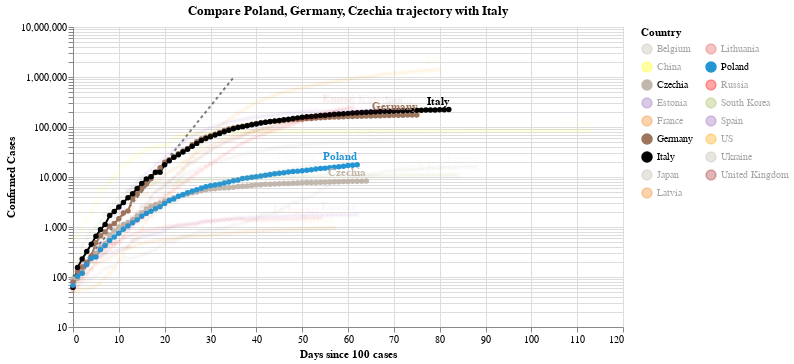

Notebook code for this chart:
### Code cell
#hide_input
chart2 = make_since_chart(dff2,['Poland', 'Germany', 'Czechia'], baseline_countries)
chart2

### Figure 1 — Vega-Lite specification as saved in the notebook (floating-point values rounded to 4 significant figures; data arrays with more than 128 entries replaced by an {"elided": "..."} marker saying what was removed)
{"config": {"view": {"continuousWidth": 400, "continuousHeight": 300}}, "layer": [{"data": {"name": "data-628230001892d6798b50651be41d1b3e"}, "mark": {"type": "line", "color": "black", "opacity": 0.5, "strokeDash": [3, 3]}, "encoding": {"x": {"type": "quantitative", "field": "Days since 100 cases"}, "y": {"type": "quantitative", "field": "Confirmed Cases"}}}, {"data": {"name": "data-dd6650a607da80a49feffa18e63bbbc5"}, "mark": {"type": "line", "point": true}, "encoding": {"color": {"type": "nominal", "field": "Country", "legend": {"columns": 2}, "scale": {"domain": ["Belgium", "China", "Czechia", "Estonia", "France", "Germany", "Italy", "Japan", "Latvia", "Lithuania", "Poland", "Russia", "South Korea", "Spain", "US", "Ukraine", "United Kingdom"], "range": ["#C1B7AD", "yellow", "#C1B7AD", "#9467bd", "#F58518", "#9D755D", "black", "#C1B7AD", "#F58518", "#E45756", "#2495D3", "red", "#A1BA59", "#9467bd", "orange", "#C1B7AD", "brown"]}}, "opacity": {"condition": {"value": 1, "selection": "selector007"}, "value": 0.05}, "tooltip": [{"type": "nominal", "field": "Country"}, {"type": "temporal", "field": "Date"}, {"type": "quantitative", "field": "Confirmed Cases"}, {"type": "quantitative", "field": "Days since 100 cases"}], "x": {"type": "quantitative", "field": "Days since 100 cases"}, "y": {"type": "quantitative", "field": "Confirmed Cases", "scale": {"type": "log"}}}, "selection": {"selector007": {"type": "multi", "fields": ["Country"], "bind": "legend", "init": [{"Country": "Poland"}, {"Country": "Germany"}, {"Country": "Czechia"}, {"Country": "Italy"}]}}, "width": 550}, {"data": {"name": "data-dd6650a607da80a49feffa18e63bbbc5"}, "mark": {"type": "text", "align": "right", "dy": -8, "fontWeight": "bold"}, "encoding": {"color": {"type": "nominal", "field": "Country", "legend": {"columns": 2}, "scale": {"domain": ["Belgium", "China", "Czechia", "Estonia", "France", "Germany", "Italy", "Japan", "Latvia", "Lithuania", "Poland", "Russia", "South Korea", "Spain", "US", "Ukraine", "United Kingdom"], "range": ["#C1B7AD", "yellow", "#C1B7AD", "#9467bd", "#F58518", "#9D755D", "black", "#C1B7AD", "#F58518", "#E45756", "#2495D3", "red", "#A1BA59", "#9467bd", "orange", "#C1B7AD", "brown"]}}, "opacity": {"condition": {"value": 1, "selection": "selector007"}, "value": 0.05}, "text": {"type": "nominal", "field": "Country"}, "tooltip": [{"type": "nominal", "field": "Country"}, {"type": "temporal", "field": "Date"}, {"type": "quantitative", "field": "Confirmed Cases"}, {"type": "quantitative", "field": "Days since 100 cases"}], "x": {"type": "quantitative", "field": "Days since 100 cases"}, "y": {"type": "quantitative", "field": "Confirmed Cases", "scale": {"type": "log"}}}, "transform": [{"filter": "(datum['Date'] >= 1589414400000)"}], "width": 550}], "title": "Compare Poland, Germany, Czechia trajectory with Italy", "$schema": "https://vega.github.io/schema/vega-lite/v4.0.2.json", "datasets": {"data-628230001892d6798b50651be41d1b3e": [{"Days since 100 cases": 0, "Confirmed Cases": 100.0}, {"Days since 100 cases": 1, "Confirmed Cases": 130.0}, {"Days since 100 cases": 2, "Confirmed Cases": 169.0}, {"Days since 100 cases": 3, "Confirmed Cases": 219.7}, {"Days since 100 cases": 4, "Confirmed Cases": 285.6}, {"Days since 100 cases": 5, "Confirmed Cases": 371.3}, {"Days since 100 cases": 6, "Confirmed Cases": 482.7}, {"Days since 100 cases": 7, "Confirmed Cases": 627.5}, {"Days since 100 cases": 8, "Confirmed Cases": 815.7}, {"Days since 100 cases": 9, "Confirmed Cases": 1060.0}, {"Days since 100 cases": 10, "Confirmed Cases": 1379.0}, {"Days since 100 cases": 11, "Confirmed Cases": 1792.0}, {"Days since 100 cases": 12, "Confirmed Cases": 2330.0}, {"Days since 100 cases": 13, "Confirmed Cases": 3029.0}, {"Days since 100 cases": 14, "Confirmed Cases": 3937.0}, {"Days since 100 cases": 15, "Confirmed Cases": 5119.0}, {"Days since 100 cases": 16, "Confirmed Cases": 6654.0}, {"Days since 100 cases": 17, "Confirmed Cases": 8650.0}, {"Days since 100 cases": 18, "Confirmed Cases": 11250.0}, {"Days since 100 cases": 19, "Confirmed Cases": 14620.0}, {"Days since 100 cases": 20, "Confirmed Cases": 19000.0}, {"Days since 100 cases": 21, "Confirmed Cases": 24710.0}, {"Days since 100 cases": 22, "Confirmed Cases": 32120.0}, {"Days since 100 cases": 23, "Confirmed Cases": 41750.0}, {"Days since 100 cases": 24, "Confirmed Cases": 54280.0}, {"Days since 100 cases": 25, "Confirmed Cases": 70560.0}, {"Days since 100 cases": 26, "Confirmed Cases": 91730.0}, {"Days since 100 cases": 27, "Confirmed Cases": 119300.0}, {"Days since 100 cases": 28, "Confirmed Cases": 155000.0}, {"Days since 100 cases": 29, "Confirmed Cases": 201500.0}, {"Days since 100 cases": 30, "Confirmed Cases": 262000.0}, {"Days since 100 cases": 31, "Confirmed Cases": 340600.0}, {"Days since 100 cases": 32, "Confirmed Cases": 442800.0}, {"Days since 100 cases": 33, "Confirmed Cases": 575600.0}, {"Days since 100 cases": 34, "Confirmed Cases": 748300.0}, {"Days since 100 cases": 35, "Confirmed Cases": 972800.0}], "data-dd6650a607da80a49feffa18e63bbbc5": {"elided": "1244 records"}}}
